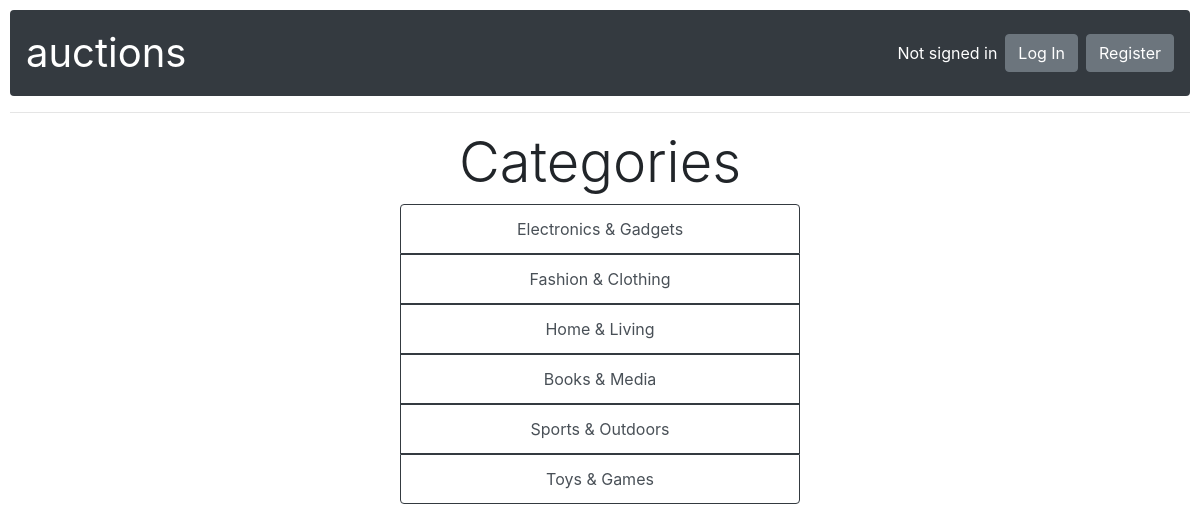
Before: /categories with the older database file.
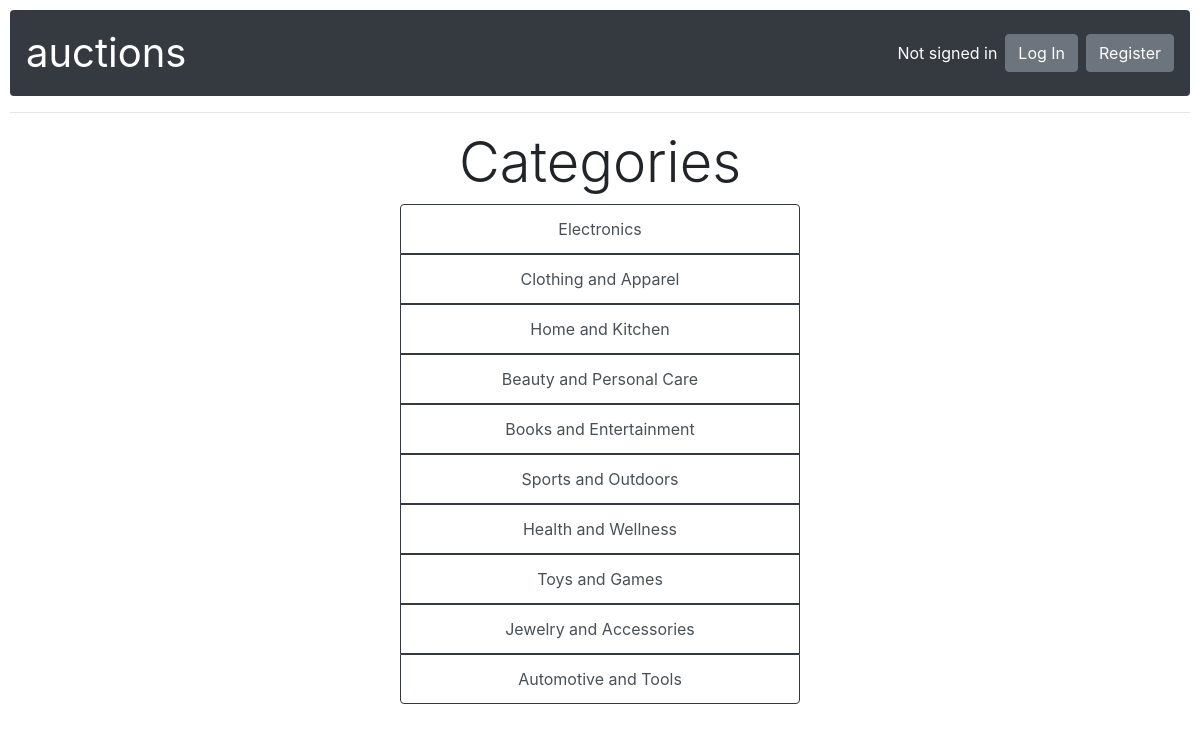
After: the same page with the newer database file.
### auctions/models.py (models this page shows, shortened)
class Category(models.Model):
    category = models.CharField(max_length=64)
    slug = models.SlugField(unique=True, default='default-slug')  # Creates a slug for the url
    def __str__(self):
        return self.category

### auctions/views.py (the view)
# urls.py: path("categories", views.categories, name="categories"),
def categories(request):
    return render(request, "auctions/categories.html", {
        "categories": Category.objects.all()
        })

### auctions/templates/auctions/categories.html
{% extends "auctions/layout.html" %}
{% block body %}
    <h4 class="display-4 text-center">Categories</h4>
    <div class="list-group text-center d-flex align-items-center justify-content-center">
        {% for category in categories %}
        <a href="{% url 'display_category' category.slug %}" class="list-group-item d-flex align-items-center justify-content-center list-group-item-action border border-dark">{{ category }}</a>
        {% endfor %}
    </div>
{% endblock %}

Changed rows visible on the page:
removed Category: category "Fashion & Clothing"
removed Category: category "Books & Media"
removed Category: category "Sports & Outdoors"
removed Category: category "Toys & Games"
changed Category: category "Electronics & Gadgets" → "Electronics"
added Category: category "Clothing and Apparel"
changed Category: category "Home & Living" → "Home and Kitchen"
added Category: category "Beauty and Personal Care"
added Category: category "Books and Entertainment"
added Category: category "Sports and Outdoors"
added Category: category "Health and Wellness"
added Category: category "Toys and Games"
added Category: category "Jewelry and Accessories"
added Category: category "Automotive and Tools"
